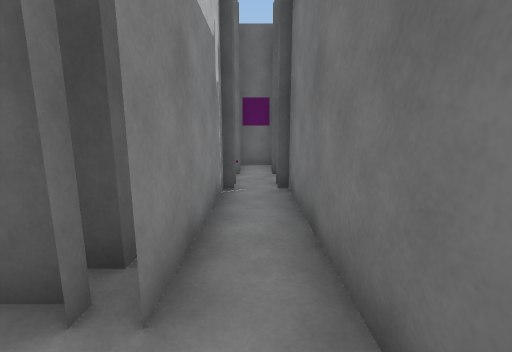
[1] (above)

20 first-person views from a walk through a scene from a Unity 3-D project. The camera is 1.3 m above the floor, tilts 10° down and sees 90° across. The floor is counted in squares, 1 m on a side. Each view is taken from the middle of a square. On the plan, view 1 faces up. The plan holds only what a view shows up to about 13 squares ahead; the rest is blank. The place goes on beyond the plan. The player character is not drawn. Door leaves are left out, so doorways stand open.

[2]
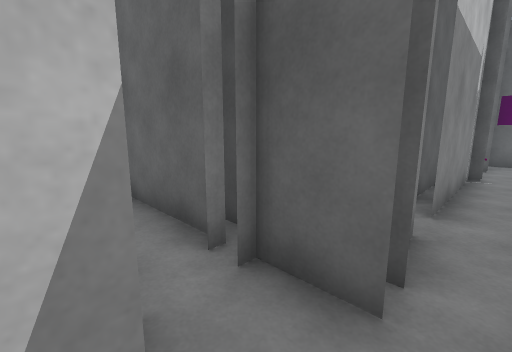

[3]
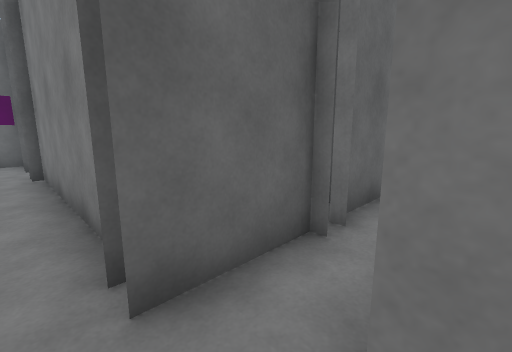

[4]
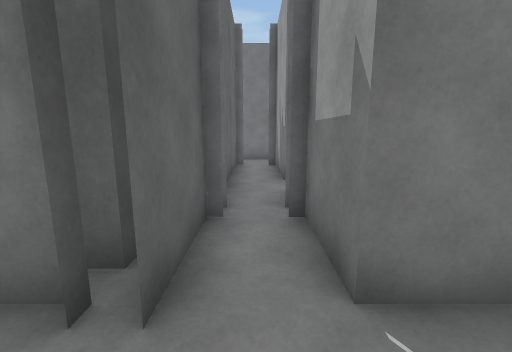

[5]
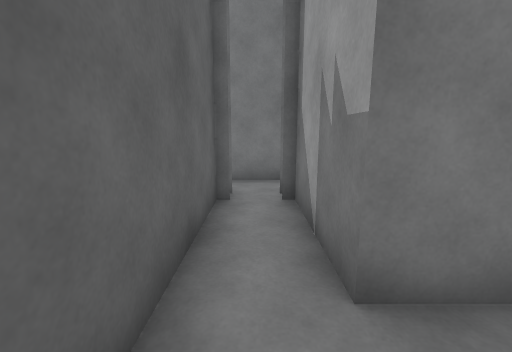

[6]
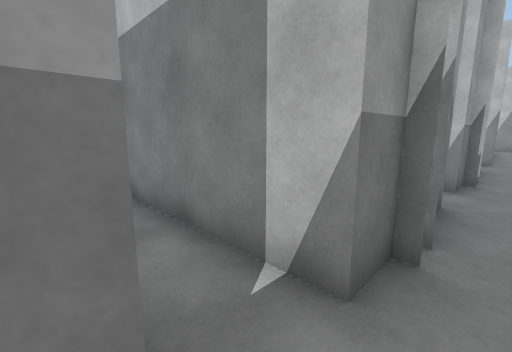

[7]
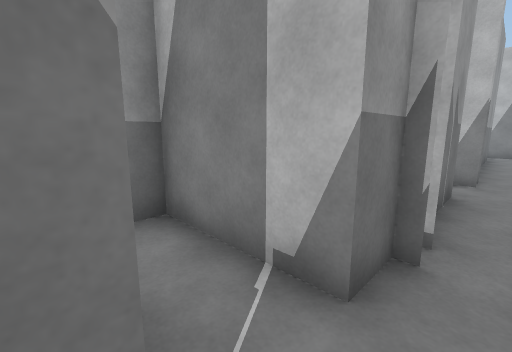

[8]
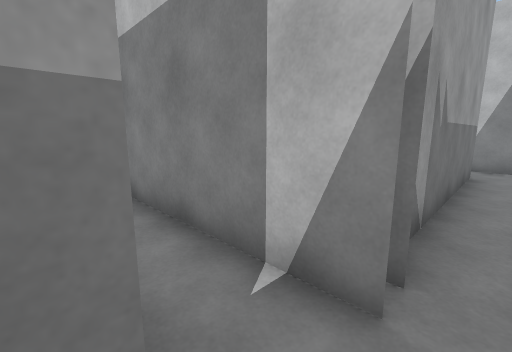

[9]
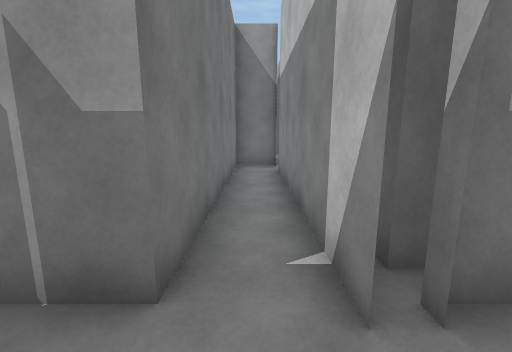

[10]
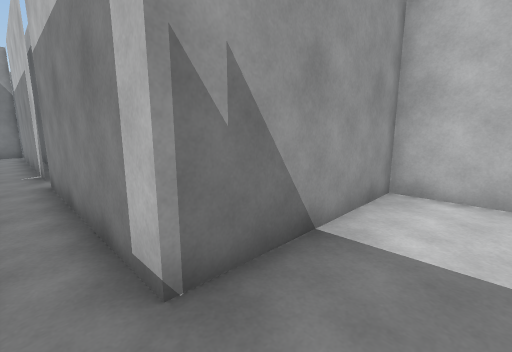

[11]
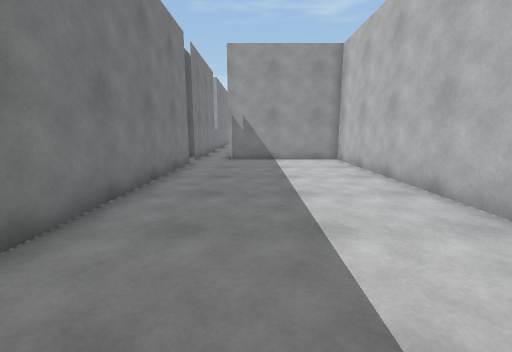

[12]
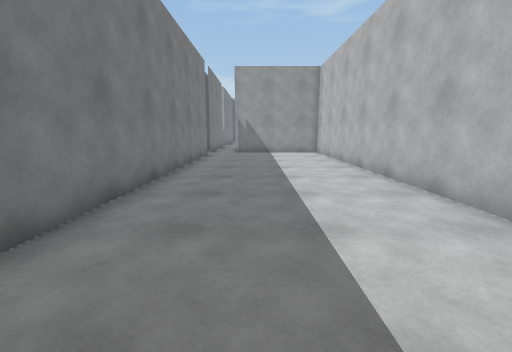

[13]
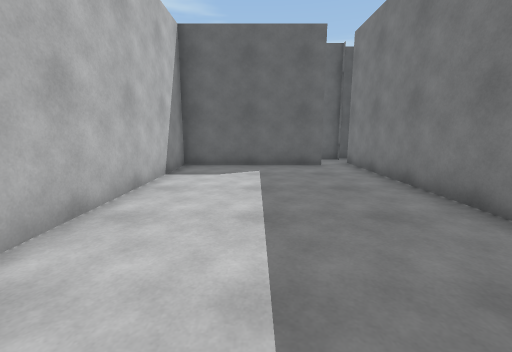

[14]
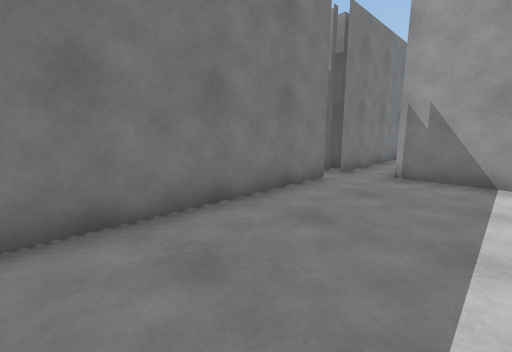

[15]
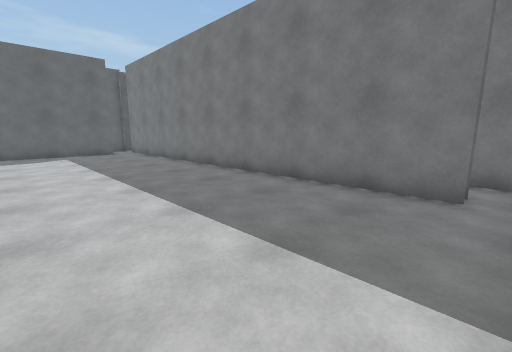

[16]
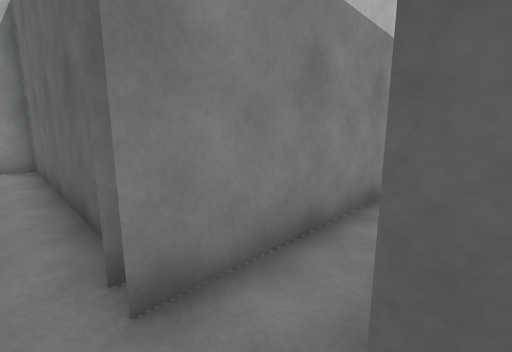

[17]
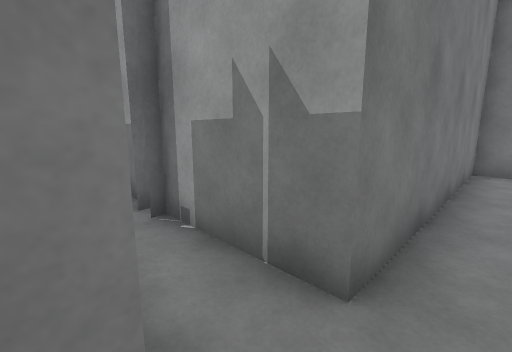

[18]
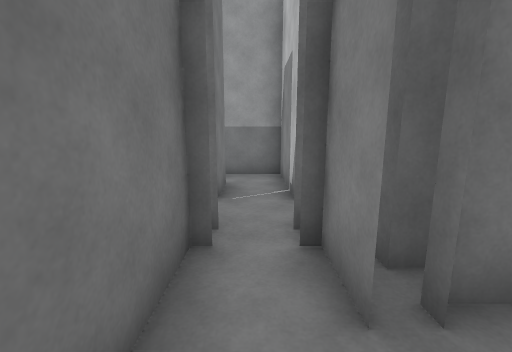

[19]
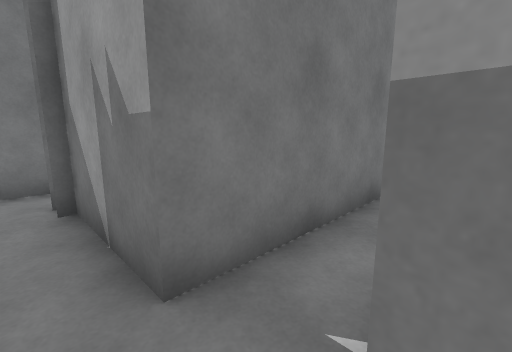

[20]
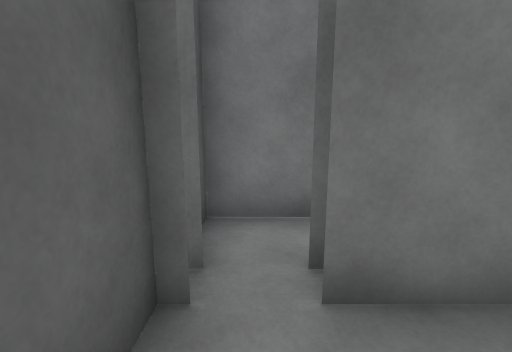

### Floor plan
Key: @ floor where view 1 was taken; # wall or solid block; . floor; D open door.
Columns run from 16 left of view 1 to 11 right of it. Each row starts with its distance up from view 1.
 23           ####
 22          ..D.#
 21     ######.#.#
 20     #......#
 19     #......#
 18     #......#
 17     #......#
 16     #......#
 15     #......#
 14     #......#
 13     #......#
 12     #......#
 11     #......#
 10     #......#   ###
  9     #......#   #.#
  8     #......#   #D#
  7     #......#   #.D
  6     #......#.###D#
  5     #......D.# #.#
  4     ######.### #.#
  3          #.#   #.#
  2          #.#  ##.#
  1          #.#  .D.#
  0          #.#  ##@#
 -1 ##########.#####D#########.#
 -2 #........D....D....D.....D.#
 -3 #.########.#####.####.####.#
 -4          #.#   #.#  #.#
 -5          #.#   #..  #.#
 -6          #.#   ###  #.#
 -7          #.#        # #
 -8          #.#
 -9          #.#
-10          D.#
-11          ###

Where each view was taken, in squares from view 1:
view 1: 0 up, 0 right, facing up
view 2: 3 down, 0 right, facing up-left
view 3: 3 down, 0 right, facing up-right
view 4: 2 down, 1 left, facing right
view 5: 2 down, 4 right, facing right
view 6: 2 down, 6 right, facing down-left
view 7: 2 down, 1 right, facing down-left
view 8: 2 down, 5 left, facing down-left
view 9: 1 down, 6 left, facing down
view 10: 6 up, 6 left, facing down-left
view 11: 16 up, 8 left, facing down
view 12: 20 up, 8 left, facing down
view 13: 11 up, 9 left, facing up
view 14: 12 up, 9 left, facing down-right
view 15: 5 up, 11 left, facing up-right
view 16: 2 down, 5 left, facing up-left
view 17: 1 down, 6 left, facing down-right
view 18: 2 up, 0 right, facing down
view 19: 2 down, 4 right, facing down-right
view 20: 22 up, 7 left, facing right
